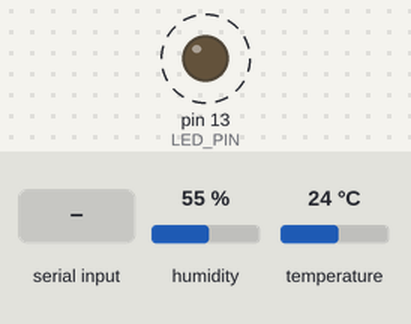
A sketch run on a simulated Arduino Mega 2560, built with avr-gcc and run on an emulated ATmega2560. On the bench: output pins drawn as LEDs (lit = HIGH). Dashed ring = blinking. The test bench sets the inputs (shaded band); at power-on: humidity 55 %, temperature 24 °C. What the sketch prints to the serial monitor is not drawn.

Above: at 1.2 s.
1.3 s: "T" received over Serial
Timing chart, 0 to 9.5 s (numbered marks = the images above; inputs shaded):
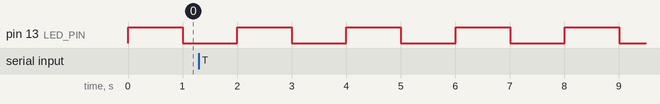

The sketch:

test.ino
```cpp
//www.elegoo.com
//2018.03.01

//blinking LED
#define LED_PIN 13
double T0;
double dT;

//temperature readout
#define DHT11_PIN 24
#include <SimpleDHT.h>
SimpleDHT11 dht11;


void setup() {
  pinMode(LED_PIN, OUTPUT);
  digitalWrite(LED_PIN, HIGH);
  T0 = millis();

  Serial.begin(9600);
}

void measureTemperature() {
  // read with raw sample data.
  byte temperature = 0;
  byte humidity = 0;
  byte data[40] = {0};
  while (dht11.read(DHT11_PIN, &temperature, &humidity, data)) continue;

  Serial.print(temperature);
}


void loop() {
  //make the LED blink
  dT = millis() - T0;
  if(dT > 1000) {
    digitalWrite(LED_PIN, !digitalRead(LED_PIN));
    T0 += dT;
  }
}

void serialEvent() {
  while (Serial.available()) {
    char inChar = (char)Serial.read();
    // add it to the inputString:
    if ((String)inChar=="T") measureTemperature();

  }
}
```

Measured:
- by itself, pin 13 (LED_PIN): alternates HIGH for 1.0 s and LOW for 1.0 s
